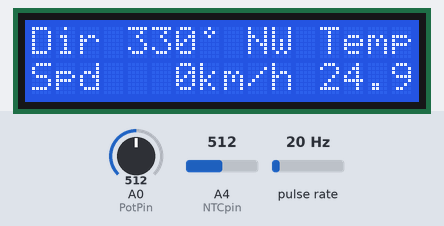
The sketch below on a simulated Arduino Uno, built with avr-gcc and run on an emulated ATmega328P. Parts: 16×2 character LCD. Wiring (inferred from the names in the program): pulse sensor: data pin 2. The inputs (shaded band) are chosen by the test bench; at power-on: A0 (PotPin) = 512, pulse rate 20 Hz, A4 (NTCpin) = 512.

Above: at 3.2 s.
3.3 s: A0 (PotPin) set to 716
At 5.8 s:
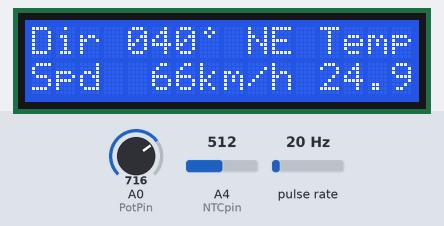
6.5 s: A0 (PotPin) set to 992
At 9.2 s:
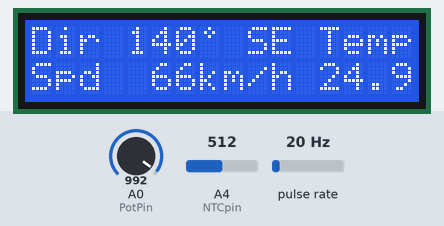
9.5 s: A0 (PotPin) set to 306
At 12.0 s:
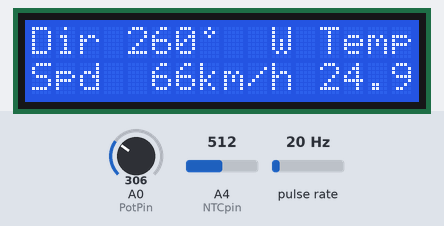
12.5 s: A0 (PotPin) set to 147
At 14.5 s:
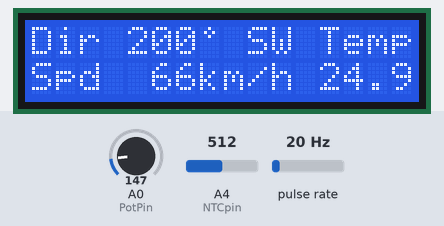
15.6 s: A0 (PotPin) set to 30
At 18.2 s:
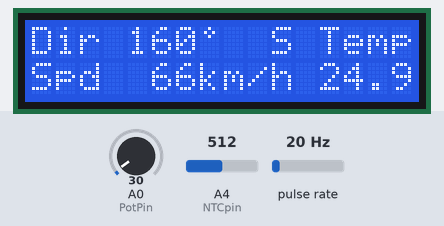
18.6 s: pulse rate (sensor on pin 2) set to 100 Hz
At 20.5 s:
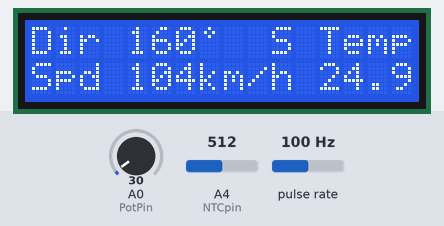
Timing chart, 0 to 22.0 s (numbered marks = the images above; inputs shaded):
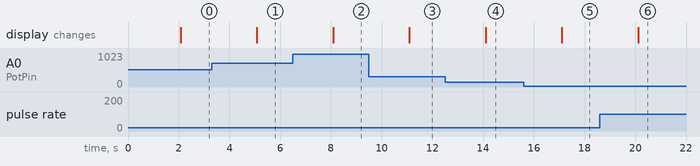

The sketch:

CONTRIB_WindSpeedDir_Xively.ino
```cpp
/*
 http://www.qsl.net/on7eq/projects/arduino_davis.htm

 Sketch to read David Wind Vane
 de ON7EQ Dec 2011

 To disable interrupts:
 cli();                // disable global interrupts
 and to enable them:
 sei();                // enable interrupts

 NTC readout routine

 http://arduino.cc/playground/ComponentLib/Thermistor2

 ===================================================================
 Thermistor Schematic
 ===================================================================

 (+5v ) ---- (10k-Resister) -------|------- (Thermistor) ---- (GND)
 |
 Analog Pin 'NTCpin'

 ===================================================================
 DAVIS Vantage Pro & Vantage Pro 2    Wind Sensor (speed & direction
 ===================================================================

 On RJ-45 plug terminals:

 Black =  pulse from anemometer. Connect to Digital 2 pin, and use a 4k7 resistor as pull up to + 5v.
 use a 10 to 22nF capacitor from pin D2 to ground to debounce the reed switch of anemometer

 Red =    Ground

 Green =  Wiper  of Wind direction vane - connect to A0.  Use a 1 ... 10 µF / 16v capacitor between A0 and ground (observe C polarity) to avoid jitter

 Yellow = + 5v (reference of potentiometer)

 */

// include EEPROM write - required to memorize antenna / band config.
#include <EEPROM.h>

#include <math.h>

#include <LiquidCrystal.h>
// initialize the library with the numbers of the interface pins
LiquidCrystal lcd(7, 8, 9, 10, 11, 12);

int Direction ; // Wind direction

#define PotPin (A0)    // define the input pin for the wind vane potentiometer
int PotValue = 0;      // variable to store the value coming from the potentiometer
int DirCorr = 0;       // Correction on direction ( - 360  to + 360)

#define CalPin (A1)    // define the input pin to initiate direction calibration @ startup. Ground pin to calibrate
byte DirCorrB1 = 0;    // 2 bytes of DirCorr
byte DirCorrB2 = 0;

volatile unsigned long RPMTops;  // RPM tops counter in interrupt routine
volatile unsigned long ContactTime;  // Timer to avoid conatct bounce in interrupt routine

float RPM;       // RPM count
float TEMP;      // Temp

#define RPMsensor (2)      //The pin location of the anemometer sensor

#define  NTCpin    (A4)    // Pin for NTC 10k

float temp = (0);

// build LCD specific characters 'degrees'
byte degree [8] = {
  B00100,
  B01010,
  B00100,
  B00000,
  B00000,
  B00000,
  B00000,
};

// This function will calculate temperature from 10k NTC readout
double Thermister(int RawADC) {
  double Temp;
  Temp = log(((10240000/RawADC) - 10000));
  Temp = 1 / (0.001129148 + (0.000234125 + (0.0000000876741 * Temp * Temp ))* Temp );
  Temp = Temp - 273.15;            // Convert Kelvin to Celcius
  // Temp = (Temp * 9.0)/ 5.0 + 32.0; // Convert Celcius to Fahrenheit
  return Temp;
}


////////////////////////////////////////////////////////////////////
void setup() {

  //  Clean EEPROM
  //  EEPROM.write (1, 0);
  //  EEPROM.write (2, 0);

  // set up the LCD's number of columns and rows:
  lcd.begin(16, 2);
  lcd.clear();

  // Print a message to the LCD.
  lcd.print(" DAVIS Readout");
  lcd.setCursor(0, 1);
  lcd.print(" v2.0 de ON7EQ");


  delay (2000);

  // CALIBRATE if button depressed at startup !

  if ((analogRead(CalPin)<512)) calibrate ();


  // else retrieve CAL vales from EEPROM

  DirCorrB1 = EEPROM.read(1);
  DirCorrB2 = EEPROM.read(2);

  DirCorr = (DirCorrB1) + (DirCorrB2);


  // print screen template
  lcd.clear();

  // Print variables
  lcd.setCursor(0, 0);
  lcd.print("Dir  ");

  lcd.setCursor(12, 0);
  lcd.print("Temp");


  pinMode(RPMsensor, INPUT);
  attachInterrupt(0, rpm, FALLING);

  lcd.createChar(0, degree);
  lcd.setCursor(7, 0);
  lcd.write(0);

  // speed
  lcd.setCursor(0, 1);
  lcd.print("Spd   0km/h");

}

/////////////////////////////////////////////////////////////////////////////////

void loop() {


  // Wind Direction

  PotValue = analogRead(PotPin);     // read the value from the potmeter
  Direction = map(PotValue, 0, 1023, 0, 359);
  Direction = Direction + DirCorr + 3;   // Correct for offset & 5° precision

convert:       // Convert to 360°

  if (Direction < 0) {
    Direction = Direction + 360;
    goto convert;
  }

  if (Direction > 360) {
    Direction = Direction - 360;
    goto convert;
  }

  if (Direction == 360) Direction = 0;

  lcd.setCursor(4, 0);                // print the value from the potmeter


  if (Direction < 100)   lcd.print("0");
  if (Direction < 10)    lcd.print("0");
  lcd.print(((Direction/5)*5), DEC);    // 5° precision is enough to print te direction value


  lcd.setCursor(9, 0);

  if ((Direction)<23) {
    lcd.print(" N");
  }
  if ((Direction>22) && (Direction<68)) {
    lcd.print("NE");
  }
  if ((Direction>67) && (Direction<113)) {
    lcd.print(" E");
  }
  if ((Direction>112) && (Direction<158)) {
    lcd.print("SE");
  }
  if ((Direction>157) && (Direction<203)) {
    lcd.print(" S");
  }
  if ((Direction>202) && (Direction<247)) {
    lcd.print("SW");
  }
  if ((Direction>246) && (Direction<292)) {
    lcd.print(" W");
  }
  if ((Direction>291) && (Direction<337)) {
    lcd.print("NW");
  }
  if ((Direction>336) && (Direction<=360)) {
    lcd.print(" N");
  }

  // measure & print the temp

  lcd.setCursor(11, 1);

  TEMP = ((Thermister(1023 - analogRead(NTCpin))) + 0.0);

  if (TEMP >= 0) lcd.print(" ");       // If temp positive, print space, else a '-' will show up
  if (abs(TEMP)<10) lcd.print(" ");

  lcd.print(TEMP, DEC);


  // measure RPM

  RPMTops = 0;   //Set NbTops to 0 ready for calculations
  sei();         //Enables interrupts
  delay (3000);  //Wait 3 seconds to average
  cli();         //Disable interrupts


  // convert to km/h


  if ((RPMTops >= 0) and (RPMTops <= 21)) RPM = RPMTops * 1.2;
  if ((RPMTops > 21) and (RPMTops <= 45)) RPM = RPMTops * 1.15;
  if ((RPMTops > 45) and (RPMTops <= 90)) RPM = RPMTops * 1.1;
  if ((RPMTops > 90) and (RPMTops <= 156)) RPM = RPMTops * 1.0;
  if ((RPMTops > 156) and (RPMTops <= 999)) RPM = RPMTops * 1.0;


  // print the speed

  lcd.setCursor(4, 1);

  if (RPM < 100)   lcd.print(" ");
  if (RPM < 10)    lcd.print(" ");
  lcd.print(int(RPM), DEC);

}


//// This is the function that interrupt calls to measure  RPM

void rpm ()   {

  if ((millis() - ContactTime) > 15 ) {  // debounce of REED contact. With 15ms speed more than 150 km/h can be measured
    RPMTops++;
    ContactTime = millis();
  }

}
//// end of RPM measure


//// This is the function that calibrates the vane

void calibrate () {

  lcd.setCursor(0, 1);
  lcd.print("Hold to calibr !");
  delay (2000);  //Wait 2 second
  if ((analogRead(CalPin)>512)) setup();  // CAL not really required ... abort !

  lcd.setCursor(0, 1);
  lcd.print("Now calibrating ...    ");
  delay (1000);  //Wait 1 second

  PotValue = analogRead(PotPin);     // read the value from the potmeter
  DirCorr = map(PotValue, 0, 1023, 359, 0);

  lcd.setCursor(0, 1);
  lcd.print("CAL value = ");
  lcd.print(DirCorr, DEC);
  lcd.print("            ");
  delay (2000);  //Wait 2 seconds

  //
  DirCorrB1 = DirCorr / 255;
  if (DirCorrB1 == 1){
    DirCorrB1 = 255;
    DirCorrB2 = DirCorr - 255 ;
  }
  else {
    DirCorrB1 = DirCorr;
    DirCorrB2 = 0;
  }
  //
  //  DirCorrB1 = DirCorr;
  //  DirCorrB2 = 0;
  EEPROM.write (1, DirCorrB1);
  EEPROM.write (2, DirCorrB2);

wait:
  lcd.setCursor(0, 1);
  lcd.print("CAL OK - Release !   ");
  if ((analogRead(CalPin)<512)) goto wait;

  lcd.setCursor(0, 1);
  lcd.print("Now rebooting...    ");
  delay (1000);

  setup ();
}
```

Measured:
- after the input at 3.3 s, the display: first differs from a run without the input after 1.8 s (image 1)
- after the input at 6.5 s, the display: changes after 1.6 s (image 2)
- after the input at 9.5 s, the display: changes after 1.6 s (image 3)
- after the input at 12.5 s, the display: changes after 1.6 s (image 4)
- after the input at 15.6 s, the display: changes after 1.5 s (image 5)
- after the input at 18.6 s, the display: changes after 1.5 s (image 6)
